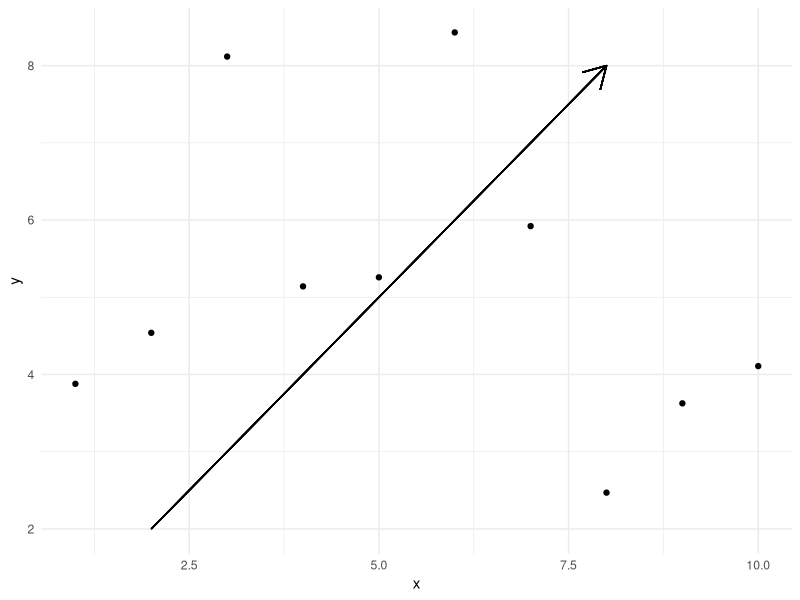
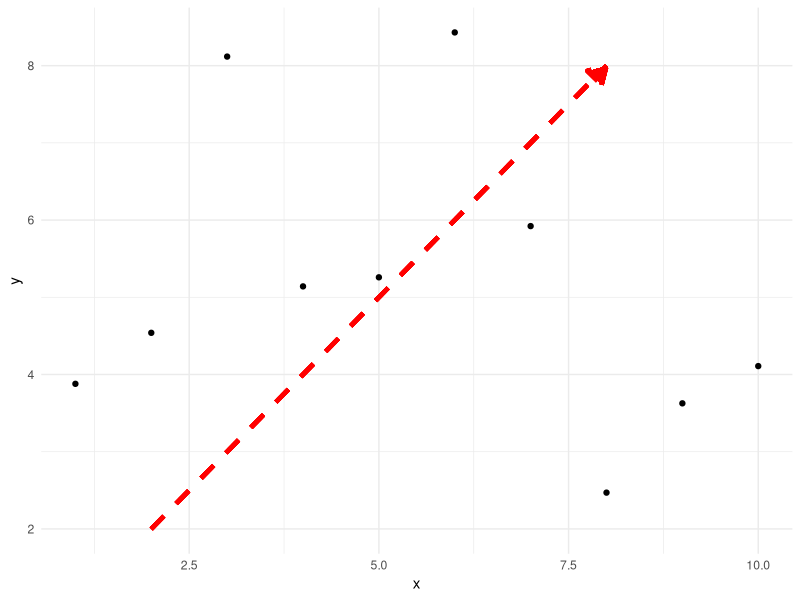
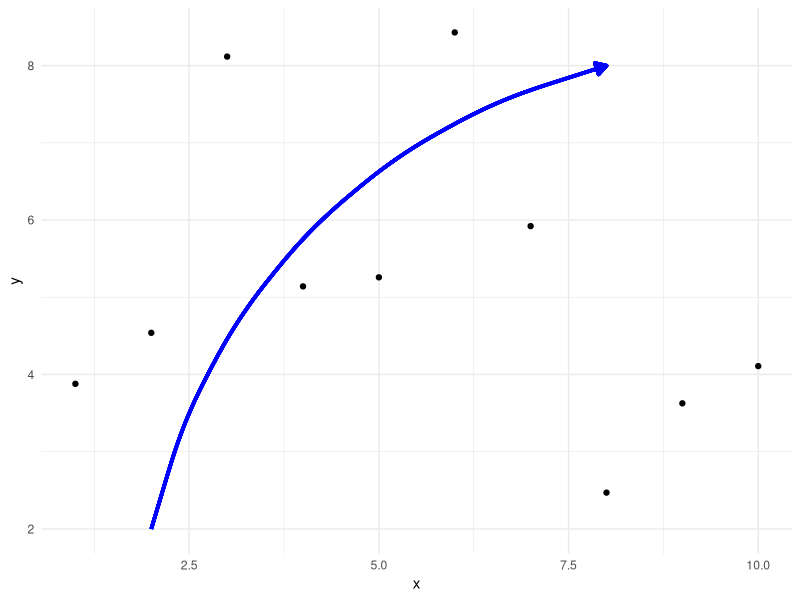

These figures' R source, in order: (Note: this script raises an error after producing the figures.)
## ---- chunk 1
knitr::opts_chunk$set(warning = FALSE, message = FALSE, fig.align = "center")
## ---- chunk 2
# Load libraries
library(ggplot2)
library(dplyr)

# Create a simple dataset
set.seed(123)
df <- data.frame(
  x = 1:10,
  y = rnorm(10, mean = 5, sd = 2)
)
## ---- chunk 3
ggplot(df, aes(x, y)) +
  geom_point() +
  geom_segment(aes(x = 2, y = 2, xend = 8, yend = 8),
    arrow = arrow()
  ) +
  theme_minimal()
## ---- chunk 4
ggplot(df, aes(x, y)) +
  geom_point() +
  geom_segment(aes(x = 2, y = 2, xend = 8, yend = 8),
    arrow = arrow(length = unit(0.5, "cm"), type = "closed"),
    color = "red",
    size = 1.5,
    linetype = "dashed"
  ) +
  theme_minimal()
## ---- chunk 5
ggplot(df, aes(x, y)) +
  geom_point() +
  geom_curve(aes(x = 2, y = 2, xend = 8, yend = 8),
    arrow = arrow(length = unit(0.3, "cm"), type = "closed"),
    color = "blue",
    size = 1.2,
    curvature = -0.3
  ) +
  theme_minimal()
## ---- chunk 6
htmltools::includeHTML("htmlChunkRelatedOther.html")
